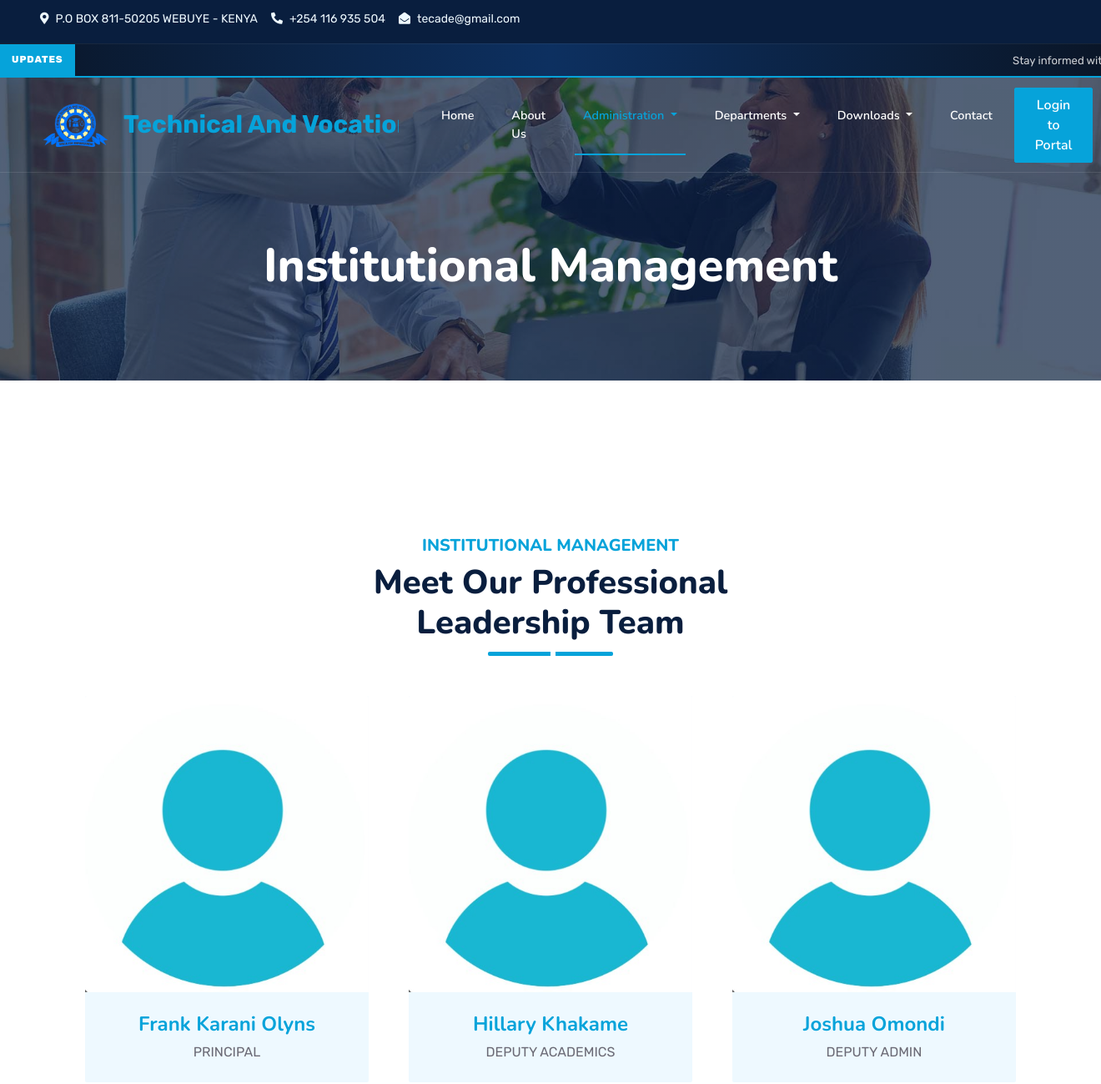
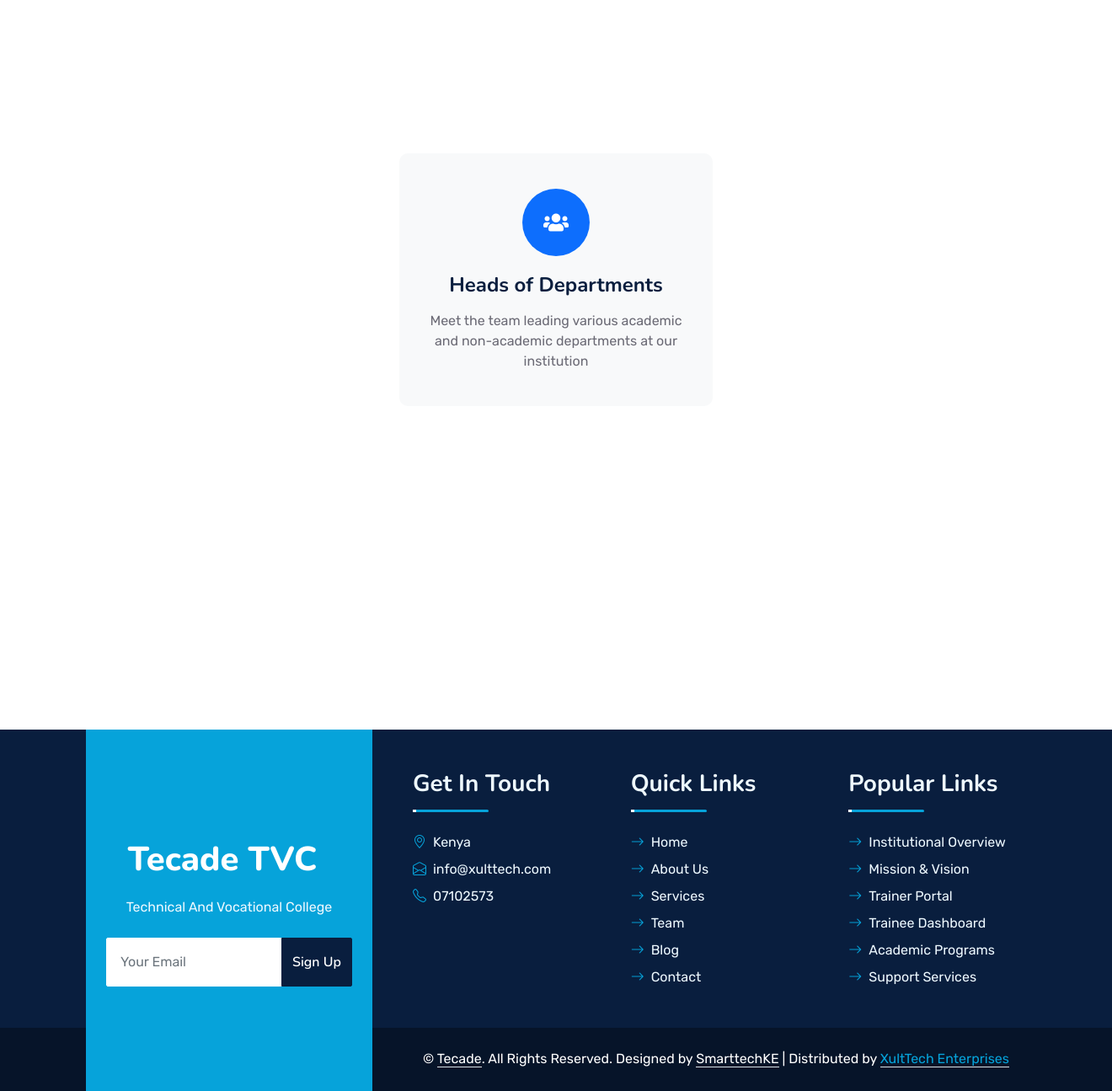
The page /institutional/ on the database its author committed (2 pictures, top to bottom).
### home/models.py (models this page shows, shortened)
class MainPage(models.Model):
    site_title = models.CharField(
        max_length=200,
    )
    favicon = models.ImageField(
        upload_to='site/',
        blank=True,
        null=True
    )
    topbar_location = models.CharField(max_length=255, blank=True)
    topbar_phone = models.CharField(max_length=50, blank=True)
    topbar_email = models.EmailField(blank=True)
    topbar_twitter = models.URLField(blank=True)
    topbar_facebook = models.URLField(blank=True)
    topbar_linkedin = models.URLField(blank=True)
    topbar_instagram = models.URLField(blank=True)
    topbar_youtube = models.URLField(blank=True)
    nav_logo = models.ImageField(
        upload_to='site/',
        blank=True,
        null=True
    )
    institution_name = models.CharField(
        max_length=255,
        help_text="Full institution name shown in navbar"
    )
    footer_location = models.CharField(max_length=255, blank=True)
    footer_phone = models.CharField(max_length=50, blank=True)
    footer_email = models.EmailField(blank=True)
    footer_twitter = models.URLField(blank=True)
    footer_facebook = models.URLField(blank=True)
    footer_linkedin = models.URLField(blank=True)
    footer_instagram = models.URLField(blank=True)
    footer_youtube = models.URLField(blank=True)
    footer_about_title = models.CharField(max_length=200)
    footer_about_desc = models.TextField()
    footer_about_logo = models.ImageField(
        upload_to='site/',
        blank=True,
        null=True
    )

class AdminInstitutionalManagement(models.Model):
    name = models.CharField(max_length=100)
    title = models.CharField(max_length=100)
    image = models.ImageField(upload_to='team/')
    twitter = models.URLField(blank=True, null=True)
    facebook = models.URLField(blank=True, null=True)
    linkedin = models.URLField(blank=True, null=True)

### home/views.py (the view)
# urls.py: path('institutional/', views.institutional, name='institutional'),
def institutional(request):
    team_members = AdminInstitutionalManagement.objects.all()
    return render(request, 'clientside/institutional.html', {'team_members': team_members})

### templates/clientside/institutional.html (shortened to what this page needs)
{% extends 'clientside/base.html' %}
{% load static %}
{% block extra_styles %}
<link href="https://cdnjs.cloudflare.com/ajax/libs/font-awesome/5.10.0/css/all.min.css" rel="stylesheet">
<link href="https://cdn.jsdelivr.net/npm/bootstrap-icons@1.4.1/font/bootstrap-icons.css" rel="stylesheet">
<link href="{% static 'lib/owlcarousel/assets/owl.carousel.min.css' %}" rel="stylesheet">
<link href="{% static 'lib/animate/animate.min.css' %}" rel="stylesheet">
<link href="{% static 'css/bootstrap.min.css' %}" rel="stylesheet">
<link href="{% static 'css/style.css' %}" rel="stylesheet">
{% endblock %}
{% block content %}
<div class="container-fluid bg-primary py-5 bg-header" style="margin-bottom: 90px;">
    <div class="row py-5">
        <div class="col-12 pt-lg-5 mt-lg-5 text-center">
            <h1 class="display-4 text-white animated zoomIn">Institutional Management</h1>
        </div>
    </div>
</div>
</div>
<div class="container-fluid py-5 wow fadeInUp" data-wow-delay="0.1s">
    <div class="container py-5">
        <div class="section-title text-center position-relative pb-3 mb-5 mx-auto" style="max-width: 600px;">
            <h5 class="fw-bold text-primary text-uppercase">Institutional Management</h5>
            <h1 class="mb-0">Meet Our Professional Leadership Team</h1>
        </div>
        <div class="row g-5">
            {% for member in team_members %}
            <div class="col-lg-4 wow slideInUp" data-wow-delay="0.{{ forloop.counter }}s">
                <div class="team-item bg-light rounded overflow-hidden">
                    <div class="team-img position-relative overflow-hidden">
                        <img class="img-fluid w-100" src="{{ member.image.url }}" alt="{{ member.name }}">
                        <div class="team-social">
                        </div>
                    </div>
                    <div class="text-center py-4">
                        <h4 class="text-primary">{{ member.name }}</h4>
                        <p class="text-uppercase m-0">{{ member.title }}</p>
                    </div>
                </div>
            </div>
            {% endfor %}
        </div>
    </div>
</div>
<div class="container-fluid py-5 wow fadeInUp" data-wow-delay="0.1s">
    <div class="container py-5">
        <div class="row g-5">
            <div style="display: flex; justify-content: center; margin-top: 40px;">
                <div class="col-lg-4 col-md-6 wow zoomIn" data-wow-delay="0.6s">
                    <div style="background-color: #f8f9fa; border-radius: 10px; padding: 30px; text-align: center;"
                        class="service-item d-flex flex-column align-items-center justify-content-center">
                        <div class="service-icon"
                            style="width: 80px; height: 80px; background-color: #0d6efd; border-radius: 50%; display: flex; align-items: center; justify-content: center; margin-bottom: 20px;">
                            <i class="fa fa-users text-white" style="font-size: 24px;"></i>
                        </div>
                        <h4 class="mb-3">Heads of Departments</h4>
                        <p class="m-0">Meet the team leading various academic and non-academic departments at our
                            institution</p>
                    </div>
                </div>
            </div>
        </div>
    </div>
</div>
<div class="container-fluid py-5 wow fadeInUp" data-wow-delay="0.1s">
    <div class="container py-5 mb-5">
    </div>
</div>
{% endblock content %}

### templates/clientside/base.html (shortened to what this page needs)
<!DOCTYPE html>
<html lang="en">
{% load static %}
<head>
    {% block extra_styles %}{% endblock %}
</head>
<body>
    <div class="container-fluid bg-dark px-5 d-none d-lg-block">
        <div class="row gx-0">
            <div class="col-lg-8 text-center text-lg-start mb-2 mb-lg-0">
                <div class="d-inline-flex align-items-center" style="height: 45px;">
                    {% if site %}
                    <small class="me-3 text-light">
                        <i class="fa fa-map-marker-alt me-2"></i>{{ site.topbar_location }}
                    </small>
                    <small class="me-3 text-light">
                        <i class="fa fa-phone-alt me-2"></i>{{ site.topbar_phone }}
                    </small>
                    <small class="text-light">
                        <i class="fa fa-envelope-open me-2"></i>{{ site.topbar_email }}
                    </small>
                    {% endif %}
                </div>
            </div>
            <div class="col-lg-4 text-center text-lg-end">
            </div>
        </div>
    </div>
    <div class="marquee-banner">
        <span class="marquee-label">Updates</span>
        <div class="marquee-track">
            <span class="marquee-scroll">
                Stay informed with the latest news and announcements from Tecade
            </span>
        </div>
    </div>
    <div class="container-fluid position-relative p-0">
        <nav class="navbar navbar-expand-lg navbar-dark px-5 py-3 py-lg-0">
            <a href="/" class="navbar-brand d-flex align-items-center me-3 p-0">
                {% if site and site.nav_logo %}
                <img src="{{ site.nav_logo.url }}" alt="Logo" class="brand-logo">
                {% endif %}
                <div class="brand-marquee ms-2 navbar-nav ms-auto nav-link">
                    <span style="font-size: 30px;">
                        {% if site %}{{ site.institution_name }}{% endif %}
                    </span>
                </div>
            </a>
            <div class="collapse navbar-collapse" id="navbarCollapse">
                <div class="navbar-nav ms-auto py-0">
                    <a href="/" class="nav-item nav-link {% if request.path == '/' %}active{% endif %}">Home</a>
                    <a href="/about" class="nav-item nav-link {% if request.path == '/about/' %}active{% endif %}">About
                        Us</a>
                    <div class="nav-item dropdown">
                        <a href="#"
                            class="nav-link dropdown-toggle {% if '/institutional' in request.path or '/bom' in request.path %}active{% endif %}"
                            data-bs-toggle="dropdown">
                            Administration
                        </a>
                    </div>
                    <div class="nav-item dropdown">
                        <a href="#"
                            class="nav-link dropdown-toggle {% if '/academic_departments' in request.path or '/non_academic' in request.path %}active{% endif %}"
                            data-bs-toggle="dropdown">
                            Departments
                        </a>
                    </div>
                    <div class="nav-item dropdown">
                        <a href="#" class="nav-link dropdown-toggle
                            {% if '/downloads' in request.path or '/jobs' in request.path %}active{% endif %}"
                            data-bs-toggle="dropdown">
                            Downloads
                        </a>
                    </div>
                    <a href="/contact"
                        class="nav-item nav-link {% if request.path == '/contact/' %}active{% endif %}">Contact</a>
                </div>
                <a href="{% url 'login' %}" class="btn btn-primary py-2 px-4 ms-3">Login to Portal</a>
            </div>
        </nav>
        {% block content %}{% endblock content %}
        <div class="container-fluid bg-dark text-light mt-5 wow fadeInUp" data-wow-delay="0.1s">
            <div class="container">
                <div class="row gx-5">
                    <div class="col-lg-4 col-md-6 footer-about">
                        <div
                            class="d-flex flex-column align-items-center justify-content-center text-center h-100 bg-primary p-4">
                            <a href="/" class="navbar-brand">
                                <h1 class="m-0 text-white">
                                    {% if site.footer_about_title %}
                                    {{ site.footer_about_title }}
                                    {% else %}
                                    ASMTTI
                                    {% endif %}
                                </h1>
                            </a>
                            <p class="mt-3 mb-4">{{ site.footer_about_desc }}</p>
                            <form action="">
                                <div class="input-group">
                                    <input type="text" class="form-control border-white p-3" placeholder="Your Email">
                                    <button class="btn btn-dark">Sign Up</button>
                                </div>
                            </form>
                        </div>
                    </div>
                    <div class="col-lg-8 col-md-6">
                        <div class="row gx-5">
                            <div class="col-lg-4 col-md-12 pt-5 mb-5">
                                <div class="section-title section-title-sm position-relative pb-3 mb-4">
                                    <h3 class="text-light mb-0">Get In Touch</h3>
                                </div>
                                <div class="d-flex mb-2"><i class="bi bi-geo-alt text-primary me-2"></i>
                                    <p class="mb-0">{{ site.footer_location }}</p>
                                </div>
                                <div class="d-flex mb-2"><i class="bi bi-envelope-open text-primary me-2"></i>
                                    <p class="mb-0">{{ site.footer_email }}</p>
                                </div>
                                <div class="d-flex mb-2"><i class="bi bi-telephone text-primary me-2"></i>
                                    <p class="mb-0">{{ site.footer_phone }}</p>
                                </div>
                            </div>
                            <div class="col-lg-4 col-md-12 pt-0 pt-lg-5 mb-5">
                                <div class="section-title section-title-sm position-relative pb-3 mb-4">
                                    <h3 class="text-light mb-0">Quick Links</h3>
                                </div>
                                <div class="link-animated d-flex flex-column justify-content-start">
                                    <a class="text-light mb-2" href="/"><i
                                            class="bi bi-arrow-right text-primary me-2"></i>Home</a>
                                    <a class="text-light mb-2" href="/about"><i
                                            class="bi bi-arrow-right text-primary me-2"></i>About Us</a>
                                    <a class="text-light mb-2" href="/services"><i
                                            class="bi bi-arrow-right text-primary me-2"></i>Services</a>
                                    <a class="text-light mb-2" href="/team"><i
                                            class="bi bi-arrow-right text-primary me-2"></i>Team</a>
                                    <a class="text-light mb-2" href="/blog"><i
                                            class="bi bi-arrow-right text-primary me-2"></i>Blog</a>
                                    <a class="text-light" href="/contact"><i
                                            class="bi bi-arrow-right text-primary me-2"></i>Contact</a>
                                </div>
                            </div>
                            <div class="col-lg-4 col-md-12 pt-0 pt-lg-5 mb-5">
                                <div class="section-title section-title-sm position-relative pb-3 mb-4">
                                    <h3 class="text-light mb-0">Popular Links</h3>
                                </div>
                                <div class="link-animated d-flex flex-column justify-content-start">
                                    <a class="text-light mb-2" href="#"><i
                                            class="bi bi-arrow-right text-primary me-2"></i>Institutional Overview</a>
                                    <a class="text-light mb-2" href="#"><i
                                            class="bi bi-arrow-right text-primary me-2"></i>Mission & Vision</a>
                                    <a class="text-light mb-2" href="#"><i
                                            class="bi bi-arrow-right text-primary me-2"></i>Trainer Portal</a>
                                    <a class="text-light mb-2" href="#"><i
                                            class="bi bi-arrow-right text-primary me-2"></i>Trainee Dashboard</a>
                                    <a class="text-light mb-2" href="#"><i
                                            class="bi bi-arrow-right text-primary me-2"></i>Academic Programs</a>
                                    <a class="text-light" href="#"><i
                                            class="bi bi-arrow-right text-primary me-2"></i>Support Services</a>
                                </div>
                            </div>
                        </div>
                    </div>
                </div>
            </div>
        </div>
        <div class="container-fluid text-white" style="background: #061429;">
            <div class="container text-center">
                <div class="row justify-content-end">
                    <div class="col-lg-8 col-md-6">
                        <div class="copyright-bar d-flex align-items-center justify-content-center flex-wrap"
                            style="min-height: 75px; padding: 10px 0;">
                            <p class="mb-0">&copy; <a class="text-white border-bottom"
                                    href="http://tecade.xulttech.com/">Tecade</a>. All Rights Reserved.
                                Designed by <a class="text-white border-bottom"
                                    href="https://smarttech.co.ke/">SmarttechKE</a> |
                                Distributed by <a class="border-bottom" href="#" target="_blank">XultTech
                                    Enterprises</a>
                            </p>
                        </div>
                    </div>
                </div>
            </div>
        </div>
</body>
</html>

### rows shown on the page
MainPage: topbar_location "P.O BOX 811-50205 WEBUYE - KENYA", topbar_phone "+254 116 935 504", topbar_email "tecade@gmail.com", nav_logo (picture), institution_name "Technical And…", footer_about_title "Tecade TVC", footer_about_desc "Technical And Vocational College", footer_location "Kenya", footer_email "info@xulttech.com", footer_phone "07102573"
AdminInstitutionalManagement: image (placeholder picture), name "Frank Karani Olyns", title "PRINCIPAL"
AdminInstitutionalManagement: image (placeholder picture), name "Hillary Khakame", title "DEPUTY ACADEMICS"
AdminInstitutionalManagement: image (placeholder picture), name "Joshua Omondi", title "DEPUTY ADMIN"
